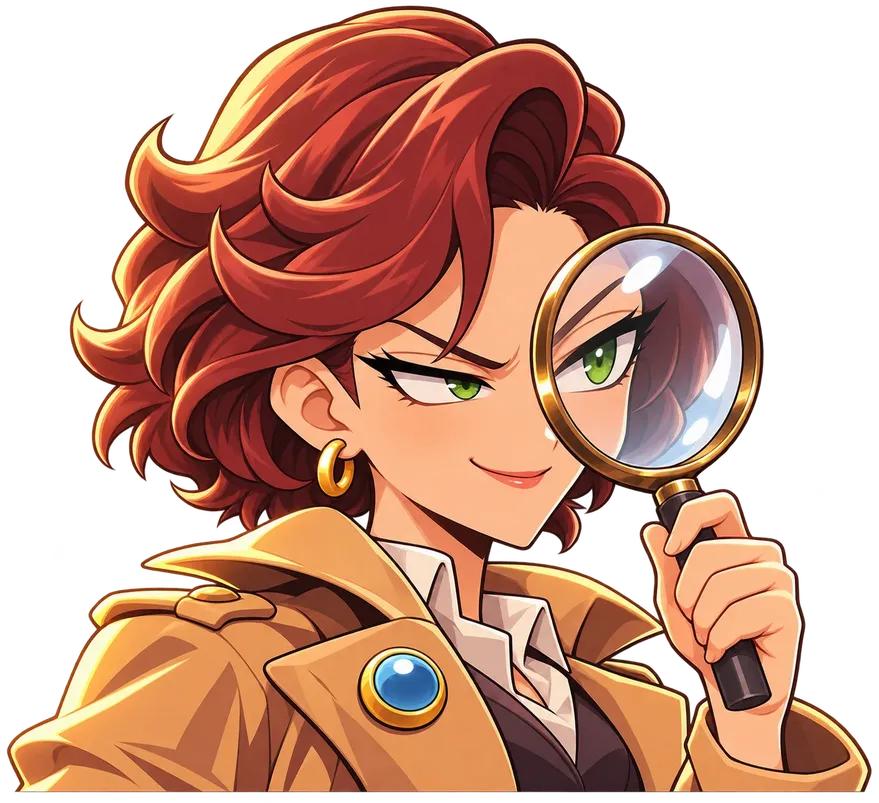
#> input picture art/cast-src/auditor_bust_happy.webp, 879 x 803 px, shrunk from 1312 x 1199 before the run
$ python ondark.py ../cast-src/auditor_bust_happy.webp
#> lines starting #> are read from the running program, lines starting #| are printed output that depends on the picture
import sys
from PIL import Image
for p in sys.argv[1:]:
    im = Image.open(p).convert("RGBA"); bg = Image.new("RGBA", im.size, "#1B1E22")
#> further down, im is the input picture: PIL image 879x803 RGBA; mean R, G, B, A 117.6, 73.1, 54.5, 162.1
#> after `bg = Image.new('RGBA', im.size, '#1B1E22')`:
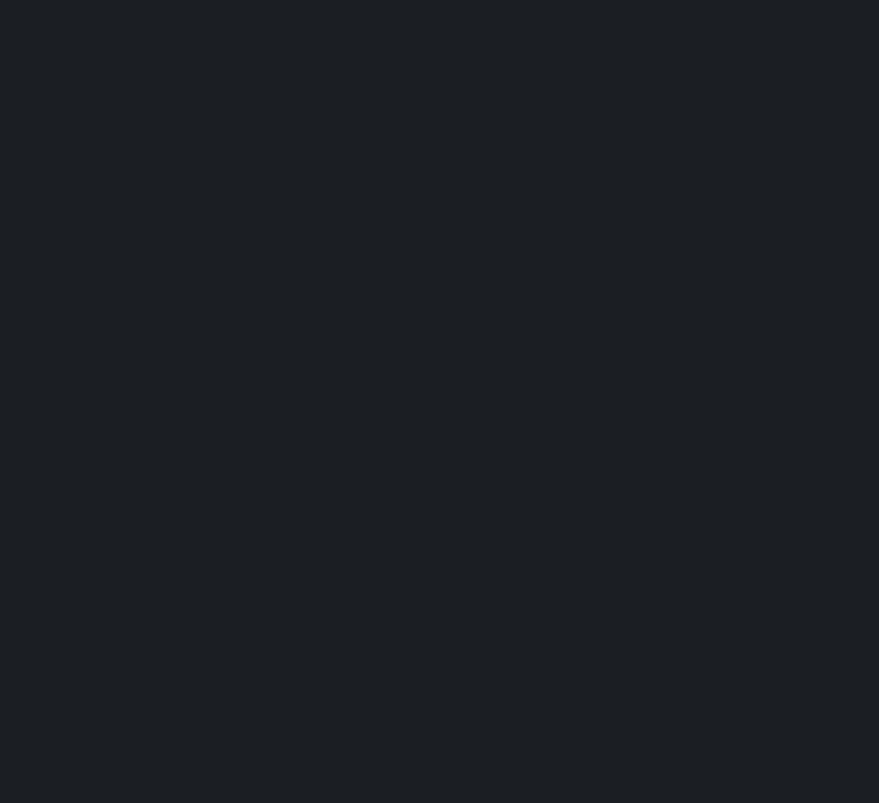
#> bg: PIL image 879x803 RGBA; mean R, G, B, A 27, 30, 34, 255
    bg.alpha_composite(im); bg.convert("RGB").save(p.replace(".png", "-dark.png"))
#> after `bg.alpha_composite(im)`:
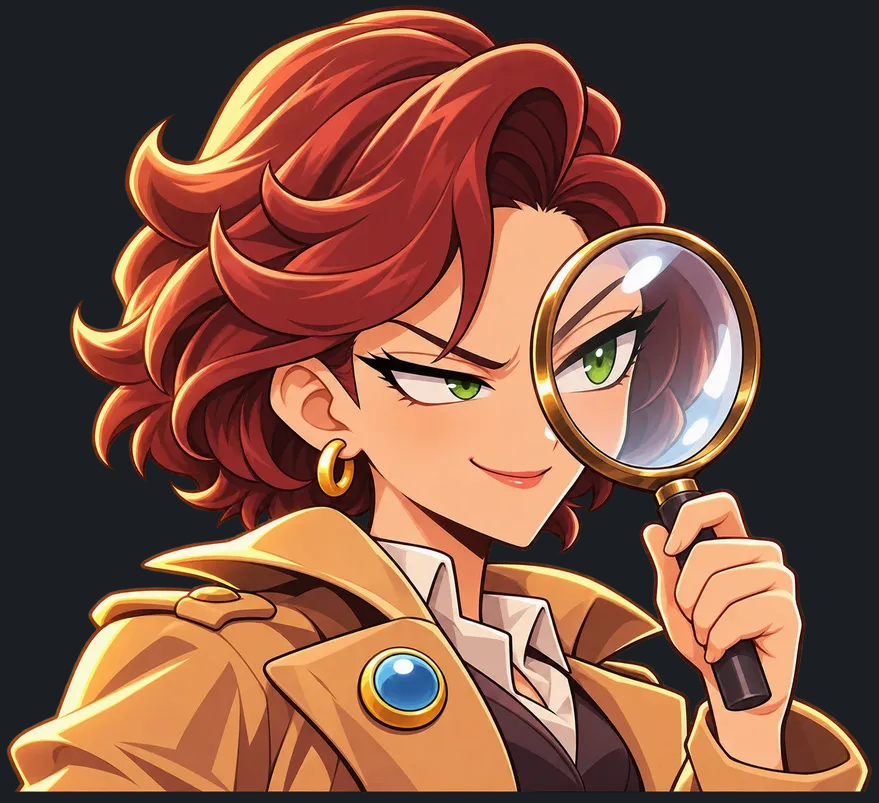
#> bg: PIL image 879x803 RGBA; mean R, G, B, A 122.4, 80.8, 64.4, 255

$ run again, on art/cast-src/auditor_sheet.webp
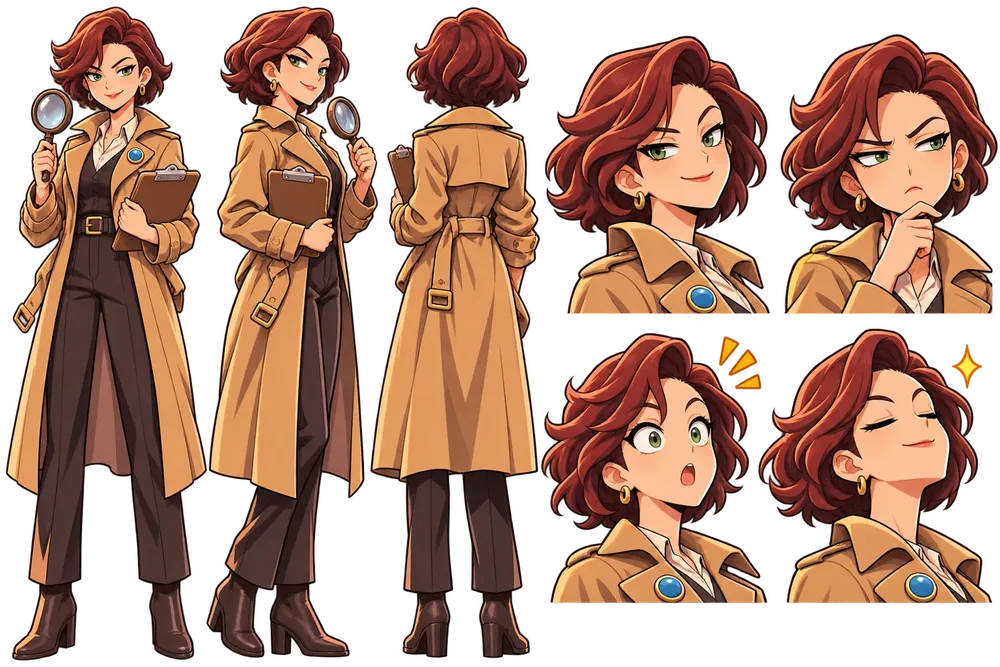
#> input picture art/cast-src/auditor_sheet.webp, 1000 x 667 px, shrunk from 1536 x 1024 before the run
#> im is the input picture: PIL image 1000x667 RGBA; mean R, G, B, A 102.3, 65.1, 48.3, 156.4
#> `bg.alpha_composite(im)`:
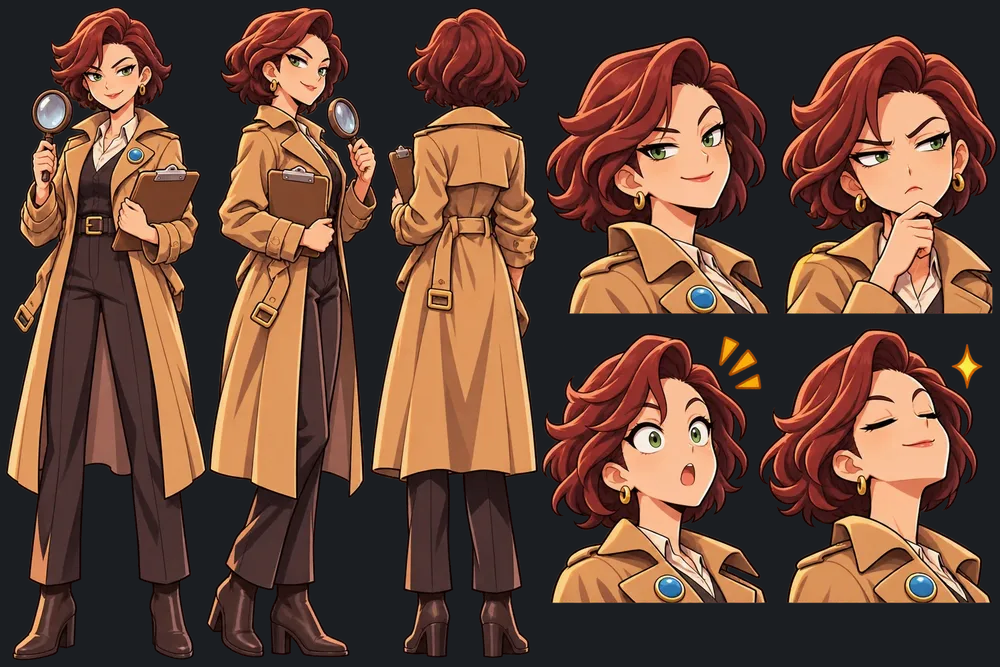
#> bg: PIL image 1000x667 RGBA; mean R, G, B, A 102.4, 70.4, 56.1, 255
